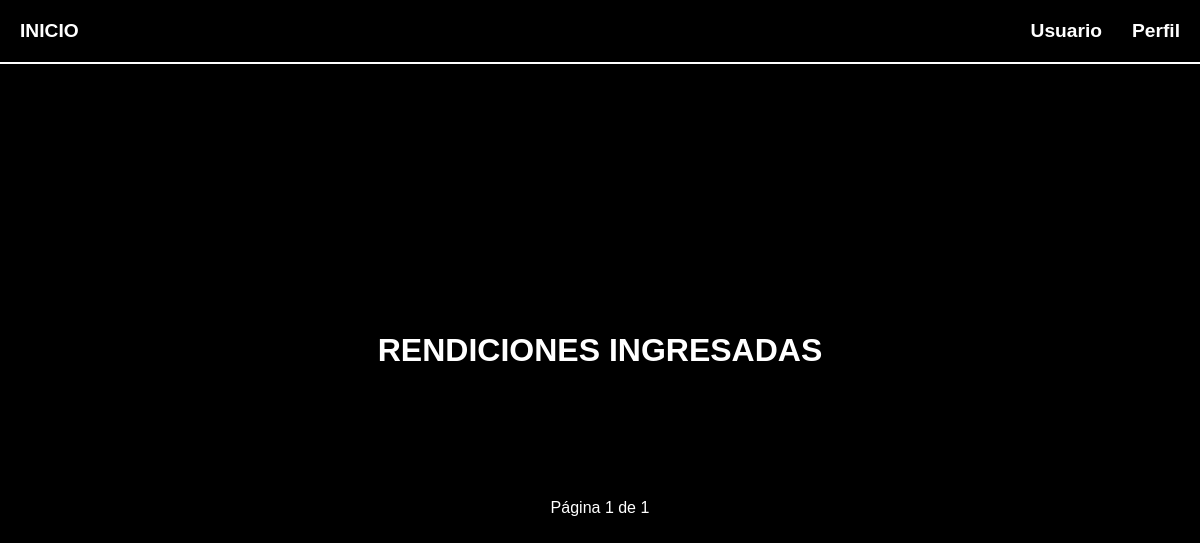
/rendiciones/, run on an earlier commit of the app's database.
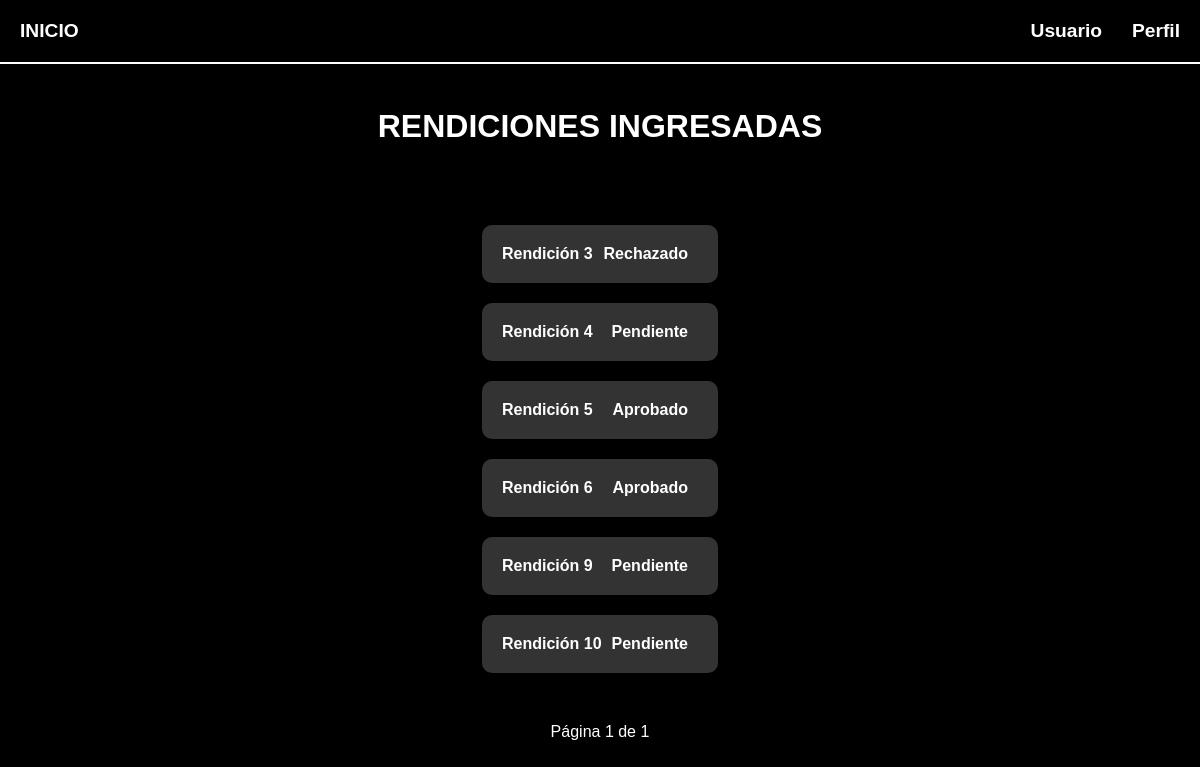
And on a later commit of the database.
### MainApp/models.py (models this page shows, shortened)
class Rendicion(models.Model):
    fecha_creacion = models.DateField(auto_now_add=True)  # Fecha en la que se crea la rendición
    total = models.DecimalField(max_digits=10, decimal_places=2, default=0)  # Monto total de la rendición
    estado = models.CharField(max_length=20, default='En progreso')  # Estado de la rendición (Ej: En progreso, Confirmada)

### MainApp/views.py (the view)
# urls.py: path('rendiciones/', rendiciones_ingresadas, name='rendiciones_ingresadas'),
def rendiciones_ingresadas(request):
    rendiciones = Rendicion.objects.all().order_by('id')  # Orden ascendente
    paginator = Paginator(rendiciones, 6)  # 6 rendiciones por página
    page_number = request.GET.get('page')  # Obtén el número de página de la URL
    page_obj = paginator.get_page(page_number)  # Obtén la página actual
    return render(request, 'MainApp/rendiciones_ingresadas.html', {'page_obj': page_obj})

### MainApp/templates/MainApp/rendiciones_ingresadas.html (shortened to what this page needs)
<!DOCTYPE html>
<html lang="es">
<head>
    {% load static %}
    <link rel="stylesheet" href="{% static 'MainApp/rendiciones.css' %}">
</head>
<body>
    <header class="header">
        <div class="logo">
            <a href="{% url 'index' %}">INICIO</a>
        </div>
        <ul class="nav-links">
            <li><a href="#">Usuario</a></li>
            <li><a href="#">Perfil</a></li>
        </ul>
    </header>
    <main class="main-content">
        <h1 class="welcome-text">RENDICIONES INGRESADAS</h1>
        <div class="rendicion-list">
            {% for rendicion in page_obj.object_list %}
                <div class="rendicion-item">
                    <span class="rendicion-nombre">Rendición {{ rendicion.id }}</span>
                    <span class="rendicion-estado">{{ rendicion.estado }}</span>
                </div>
            {% endfor %}
        </div>
        <div class="pagination">
            <span class="pagination-info">Página {{ page_obj.number }} de {{ page_obj.paginator.num_pages }}</span>
        </div>
    </main>
</body>
</html>

### MainApp/static/MainApp/rendiciones.css (style rules this page uses)
* { box-sizing: border-box; margin: 0; padding: 0; font-family: Arial, Helvetica, sans-serif; }
body { background-color: #000; color: #fff; height: 100vh; }
.header { display: flex; justify-content: space-between; align-items: center; background-color: #000; padding: 20px; border-bottom: 2px solid #fff; }
.header .logo a { color: #fff; font-size: 1.2rem; text-decoration: none; font-weight: bold; }
.header .nav-links { list-style: none; display: flex; gap: 30px; }
.header .nav-links li a { color: #fff; text-decoration: none; font-size: 1.2rem; font-weight: bold; }
.main-content { display: flex; flex-direction: column; justify-content: center; align-items: center; height: calc(100vh - 80px); text-align: center; }
.welcome-text { font-size: 2rem; margin-bottom: 50px; font-weight: bold; }
.rendicion-list { display: flex; flex-direction: column; gap: 20px; max-width: 600px; margin: 20px auto; padding: 10px; }
.rendicion-item { display: flex; justify-content: space-between; align-items: center; background-color: #333; color: #fff; padding: 15px 20px; border-radius: 10px; box-shadow: 0 2px 5px rgba(0, 0, 0, 0.3); transition: transform 0.3s, background-color 0.3s; }
.rendicion-nombre { font-weight: bold; }
.rendicion-estado { padding: 5px 10px; border-radius: 5px; font-size: 1rem; font-weight: bold; }
.pagination { text-align: center; margin-top: 20px; }
.pagination-info { font-size: 16px; color: white; margin: 0 10px; }

What changed in the data, as far as the page shows it:
added Rendicion: id "3", estado "Rechazado"
added Rendicion: id "4", estado "Pendiente"
added Rendicion: id "5", estado "Aprobado"
added Rendicion: id "6", estado "Aprobado"
added Rendicion: id "9", estado "Pendiente"
added Rendicion: id "10", estado "Pendiente"
